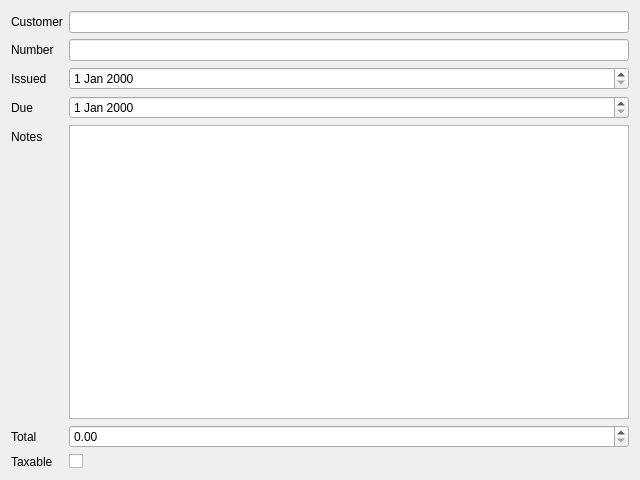
<?xml version="1.0" encoding="UTF-8"?>
<!-- SPDX-License-Identifier: MIT -->
<ui version="4.0">
 <class>InvoiceDialog</class>
 <widget class="QDialog" name="InvoiceDialog">
  <property name="geometry">
   <rect>
    <x>0</x>
    <y>0</y>
    <width>640</width>
    <height>480</height>
   </rect>
  </property>
  <property name="windowTitle">
   <string>Invoice</string>
  </property>
  <layout class="QFormLayout" name="formLayout">
   <item row="0" column="0">
    <widget class="QLabel" name="label_customerEdit">
     <property name="text">
      <string>Customer</string>
     </property>
     <property name="buddy">
      <cstring>customerEdit</cstring>
     </property>
    </widget>
   </item>
   <item row="0" column="1">
    <widget class="QLineEdit" name="customerEdit"/>
   </item>
   <item row="1" column="0">
    <widget class="QLabel" name="label_numberEdit">
     <property name="text">
      <string>Number</string>
     </property>
     <property name="buddy">
      <cstring>numberEdit</cstring>
     </property>
    </widget>
   </item>
   <item row="1" column="1">
    <widget class="QLineEdit" name="numberEdit"/>
   </item>
   <item row="2" column="0">
    <widget class="QLabel" name="label_issuedEdit">
     <property name="text">
      <string>Issued</string>
     </property>
     <property name="buddy">
      <cstring>issuedEdit</cstring>
     </property>
    </widget>
   </item>
   <item row="2" column="1">
    <widget class="QDateEdit" name="issuedEdit"/>
   </item>
   <item row="3" column="0">
    <widget class="QLabel" name="label_dueEdit">
     <property name="text">
      <string>Due</string>
     </property>
     <property name="buddy">
      <cstring>dueEdit</cstring>
     </property>
    </widget>
   </item>
   <item row="3" column="1">
    <widget class="QDateEdit" name="dueEdit"/>
   </item>
   <item row="4" column="0">
    <widget class="QLabel" name="label_notesEdit">
     <property name="text">
      <string>Notes</string>
     </property>
     <property name="buddy">
      <cstring>notesEdit</cstring>
     </property>
    </widget>
   </item>
   <item row="4" column="1">
    <widget class="QPlainTextEdit" name="notesEdit"/>
   </item>
   <item row="5" column="0">
    <widget class="QLabel" name="label_totalEdit">
     <property name="text">
      <string>Total</string>
     </property>
     <property name="buddy">
      <cstring>totalEdit</cstring>
     </property>
    </widget>
   </item>
   <item row="5" column="1">
    <widget class="QDoubleSpinBox" name="totalEdit"/>
   </item>
   <item row="6" column="0">
    <widget class="QLabel" name="label_taxableCheck">
     <property name="text">
      <string>Taxable</string>
     </property>
     <property name="buddy">
      <cstring>taxableCheck</cstring>
     </property>
    </widget>
   </item>
   <item row="6" column="1">
    <widget class="QCheckBox" name="taxableCheck"/>
   </item>
  </layout>
 </widget>
 <tabstops>
  <tabstop>customerEdit</tabstop>
  <tabstop>numberEdit</tabstop>
  <tabstop>issuedEdit</tabstop>
  <tabstop>dueEdit</tabstop>
  <tabstop>notesEdit</tabstop>
  <tabstop>totalEdit</tabstop>
  <tabstop>taxableCheck</tabstop>
 </tabstops>
</ui>
